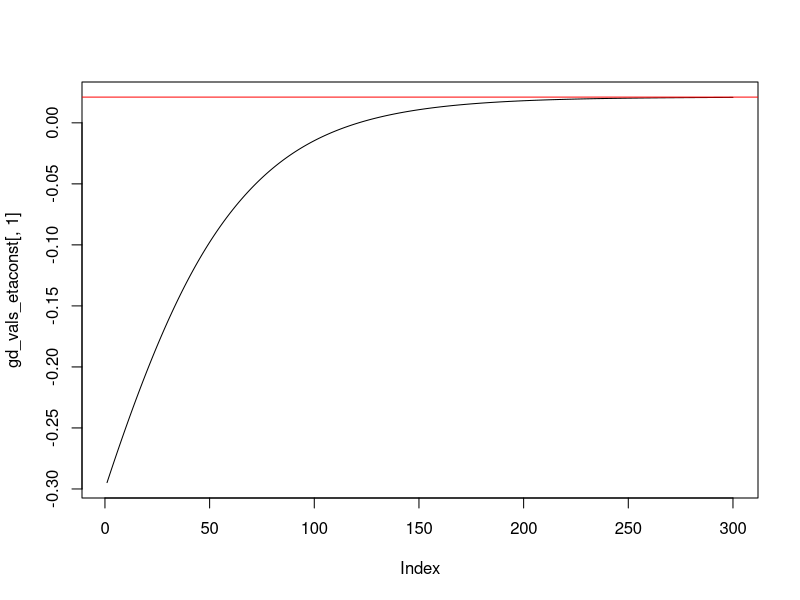
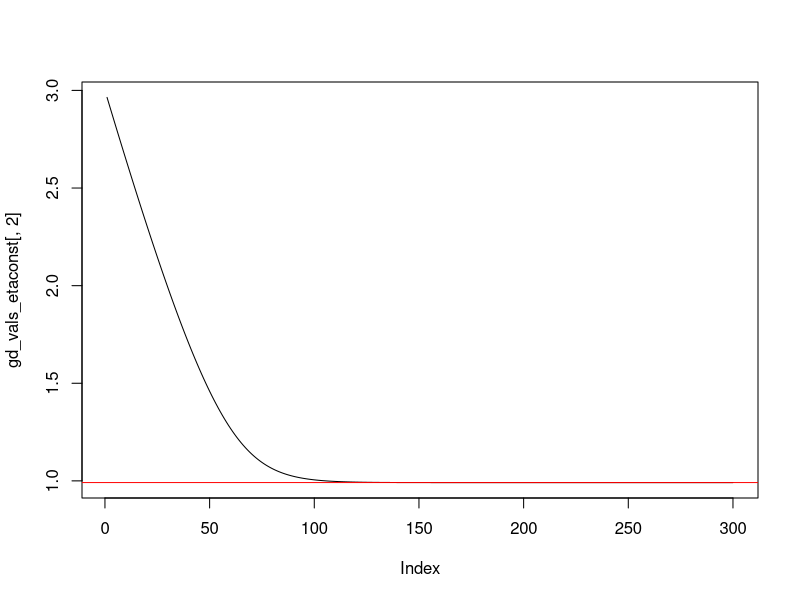
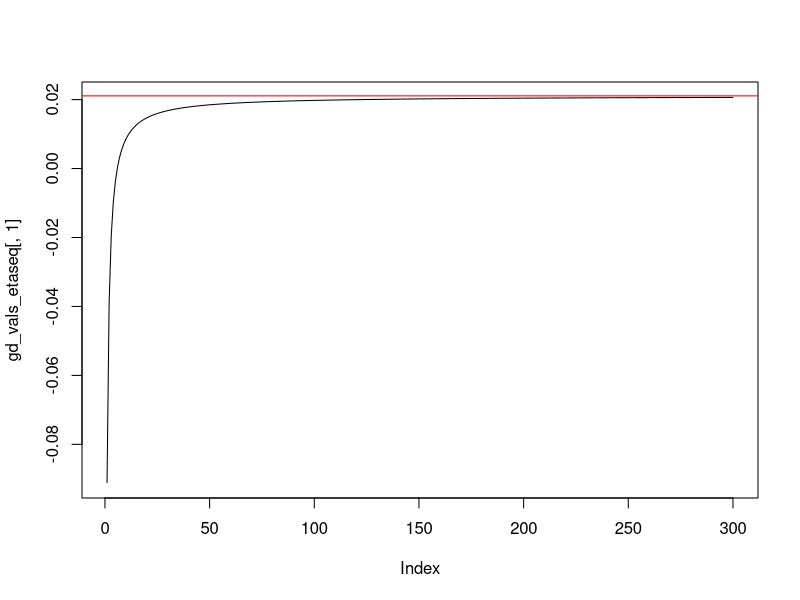
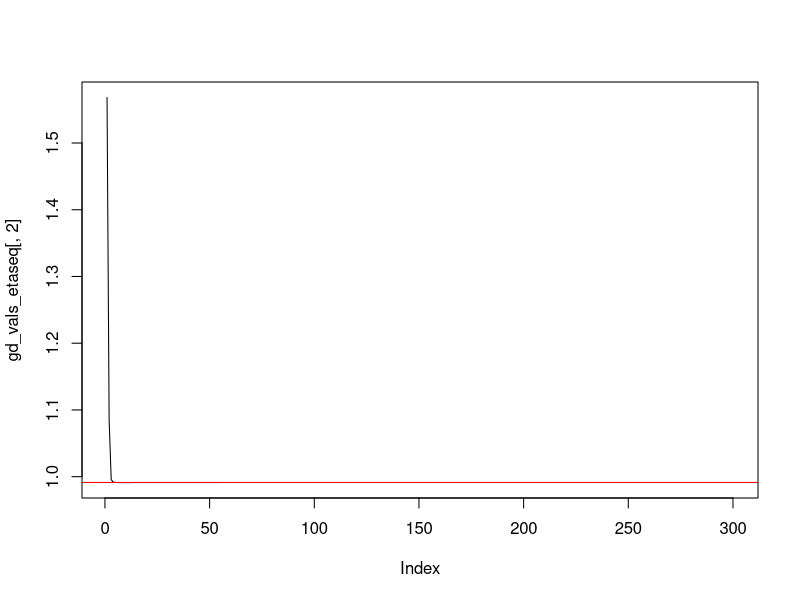
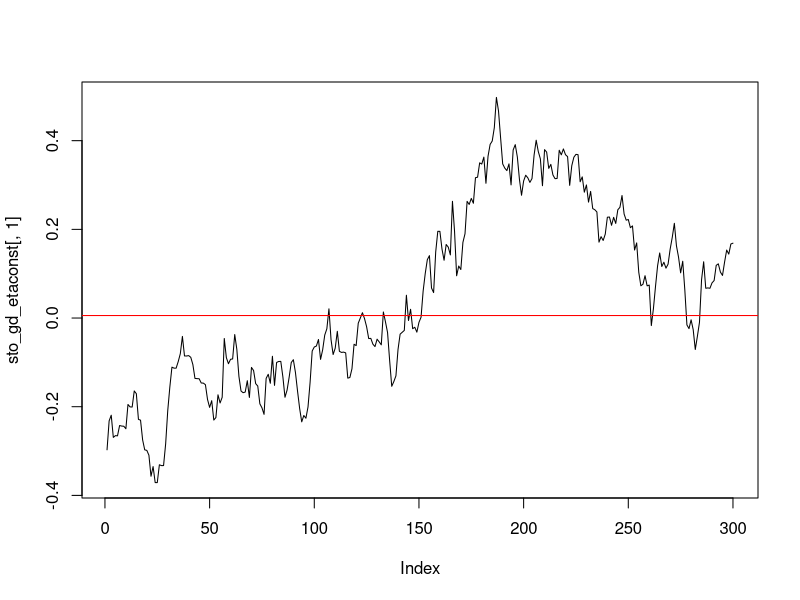
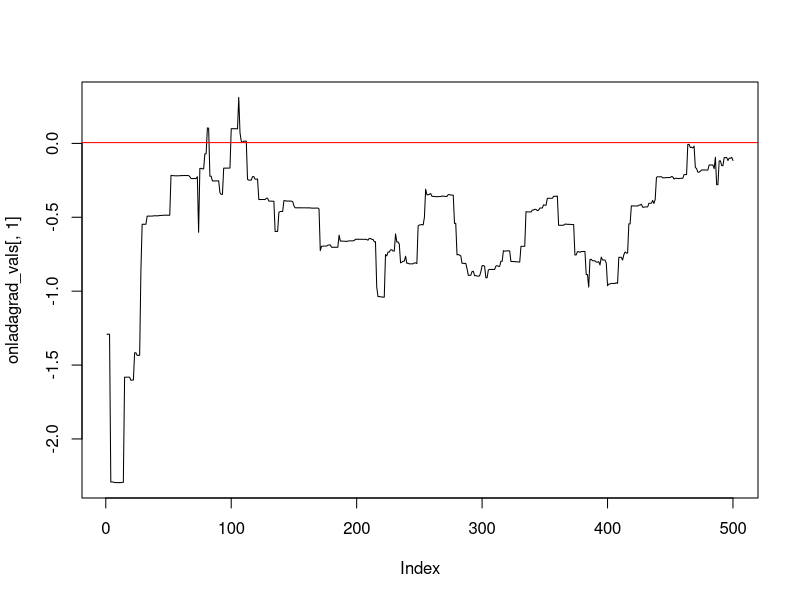
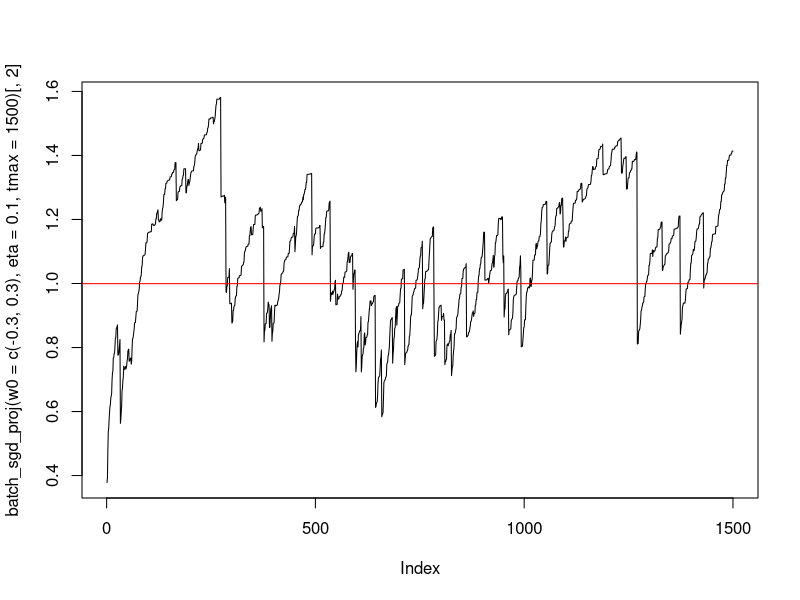
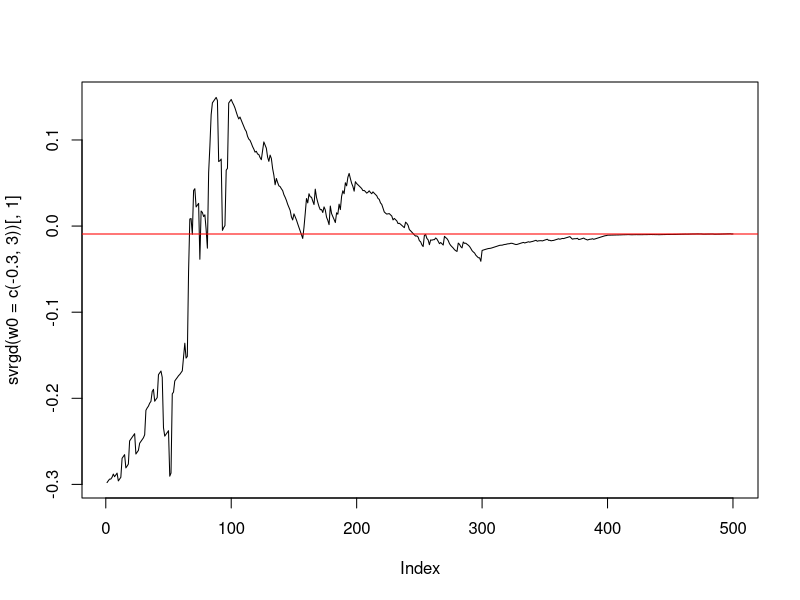

Generate these figures, in order, with R:
# Data Generation and Useful Functions
library(numDeriv)
library(nloptr)
library(knitr)

set.seed(2023)

data_generating_model = function(n,w) {
  z = rep(NaN, times=n*2)
  z = matrix(z, nrow = n, ncol = 2)
  z[,1] = runif(n, min = -10, max = 10)
  p = w[1] + w[2]*z[,1] 
  p = exp(p) / (1+exp(p))
  z[,2] = rbinom(n, size = 1, prob = p)
  return(z)
}

n_obs = 500
w_true = c(0,1)  
z_obs = data_generating_model(n = n_obs, w = w_true) 
w_true = as.numeric(glm(z_obs[,2]~1+z_obs[,1],family="binomial")$coefficients)

prediction_rule = function(x,w) {
  h = w[1]+w[2]*x
  h = exp(h) / (1.0 + exp(h))
  return (h)
}

loss_fun = function(w,z) {
  x = z[1]
  y = z[2]
  h = prediction_rule(x,w)
  ell = -y*log(h) - (1-y)*log(1-h)
  return (ell)
}

empirical_risk_fun = function(w,z,n) {
  x = z[,1]
  y = z[,2]
  R = 0.0
  for (i in 1:n) {
    R = R + loss_fun(w,z[i,])
  }
  R = R / n
  return (R)
}

learning_rate = function(t, t0 = 3){
  eta = t0/t
  return(eta)
}

grad_loss_fun = function(w,z) {
  x = z[1]
  y = z[2]
  h = prediction_rule(x,w)
  grd = c(h-y, (h-y)*x)
  return (grd)
}

grad_risk_fun = function(w,z,n) {
  grd = 0.0
  for (i in 1:n) {
    grd = grd + grad_loss_fun(w,z[i,])
  }
  grd = grd / n
  return (grd)
}

w = c(-0.1, 1.5)
grad_risk_fun(w, z_obs, n_obs)

w = c(-0.3, 0.3)

erf_deriv = function(w){
  erf_fun = function(w, z = z_obs, n = n_obs){
    return(empirical_risk_fun(w, z, n))
  }
  derv = numDeriv::grad(erf_fun, w)
  return(derv)
}


# Gradient Descent
gd = function(w0, tmax = 300, eta = 0.5){
  wt = w0
  chain = c()
  for (i in 1:tmax){
    wt = wt - eta*erf_deriv(wt)
    chain = rbind(chain, wt)  
  }
  return(chain)
}

gd_vals_etaconst = gd(w0 = c(-0.3, 3))

plot(gd_vals_etaconst[,1], type = 'line') + abline(h = w_true[1], col = 'red')

plot(gd_vals_etaconst[,2], type = 'l') + abline(h = w_true[2], col = 'red')

gd_etaseq = function(w0, tmax = 300, t0){
  wt = w0
  chain = c()
  for (t in 1:tmax){
    wt = wt - learning_rate(t, t0)*erf_deriv(wt)
    chain = rbind(chain, wt)  
  }
  return(chain)
}

gd_vals_etaseq = gd_etaseq(w0 = c(-0.3, 3), t0 = 20)

plot(gd_vals_etaseq[,1], type = 'line') + abline(h = w_true[1], col = 'red')

plot(gd_vals_etaseq[,2], type = 'line') + abline(h = w_true[2], col = 'red')


# Batch Stochasitic Gradient Descent
n_obs = 1000000
w_true = c(0,1)  
z_obs = data_generating_model(n = n_obs, w = w_true)
w_true = as.numeric(glm(z_obs[,2]~1+z_obs[,1],family ="binomial")$coefficients)

batch_sto_gd = function(w0, 
                   tmax = 300, 
                   eta = 0.5, 
                   m = 10){
  wt = w0
  chain = c()
  
  for (t in 1:tmax){
  J = sample.int(n = n_obs, size = m, replace = TRUE)
  
  if(m == 1){ #i.e online SGD
    zbatch = matrix(z_obs[J,],1,2)
  } else{  #i.e batch SGD
    zbatch = z_obs[J,]
  }
  
  wt = wt - eta*grad_risk_fun(wt, zbatch, m)   
  chain = rbind(chain, wt)
  }
  
  return(chain)
}

sto_gd_etaconst = batch_sto_gd(w0 = c(-0.3, 3))

plot(sto_gd_etaconst[,1], type = 'l') + abline(h = w_true[1], col = 'red')

# AdaGrad
set.seed(2023)
n_obs = 1000000
w_true = c(0,1)  
z_obs = data_generating_model(n = n_obs, w = w_true)
w_true = as.numeric(glm(z_obs[,2]~1+z_obs[,1],family="binomial")$coefficients)

adagrad = function(w0, tmax, eta, m, eps){
  wt = w0
  chain = c()
  
  G = rep(0.0, times=length(w))
  
  for (t in 1:tmax){
    J = sample.int(n = n_obs, size = m, replace = TRUE)
    
    if (m ==1){   # online AdaGrad
      zbatch = matrix(z_obs[J,],1,2)
    } else{       # batch AdaGrad
      zbatch = z_obs[J,]
    }
    
    G = G + (grad_risk_fun(wt, zbatch, m))^2
    
    wt = wt - eta*(1/sqrt(G + eps))*grad_risk_fun(wt, zbatch, m)   
    chain = rbind(chain, wt)
  }
  
  return(chain) 
}

onladagrad_vals = adagrad(w0=c(-0.3,3), tmax=500, eta=1, m=1, eps=1e-06)
plot(onladagrad_vals[,1], type = 'line') + abline(h = w_true[1], col = 'red')

# Batch SGD with projection
n_obs = 1000000
w_true = c(0,1)  
z_obs = data_generating_model(n = n_obs, w = w_true)
w_true = as.numeric(glm(z_obs[,2]~ 1+z_obs[,1],family="binomial")$coefficients)

boundary = 2.0 # this is the value |w|_{2}^{2} <= boundary
# auxiliary functions to compute the projection
eval_f0 = function( w_proj, w_now ){ 
  return( sqrt(sum((w_proj-w_now)^2)) )
}
eval_grad_f0 = function( w, w_now ){ 
  return( c( 2*(w[1]-w_now[1]), 2*(w[2]-w_now[2]) ) )
}
eval_g0 = function( w_proj, w_now) {
  return( sum(w_proj^2) -(boundary)^2 )
}
eval_jac_g0 = function( x, w_now ) {
  return(   c(2*w[1],2*w[2] )  )
}

w = c(-0.1,0.3)
out = nloptr(x0=c(0.0,0.0),
              eval_f=eval_f0,
              eval_grad_f=eval_grad_f0,
              eval_g_ineq = eval_g0,
              eval_jac_g_ineq = eval_jac_g0, 
              w_now=w,
              opts = list("algorithm" = "NLOPT_LD_MMA",
                          "xtol_rel"=1.0e-8) 
)

batch_sgd_proj = function(w0, 
                           tmax = 1000, 
                           eta = 0.1, 
                           m = 1){
  wt = w0
  chain = c()
  
  for (t in 1:tmax){
    J = sample.int(n = n_obs, size = m, replace = TRUE)
    
    if(m == 1){ # online SGD
      zbatch = matrix(z_obs[J,],1,2)
    } else{     # batch SGD
      zbatch = z_obs[J,]
    }
    
    wt = wt - eta*grad_risk_fun(wt, zbatch, m)
    
    out = nloptr(x0=c(0.0,0.0),
                  eval_f=eval_f0,
                  eval_grad_f=eval_grad_f0,
                  eval_g_ineq = eval_g0,
                  eval_jac_g_ineq = eval_jac_g0, 
                  w_now=wt,
                  opts = list("algorithm" = "NLOPT_LD_MMA",
                              "xtol_rel"=1.0e-8)
    )
    
    wt = out$solution
    chain = rbind(chain, wt)
  }
  
  return(chain)
}

plot(batch_sgd_proj(w0 = c(-0.3, 0.3), eta = 0.1, tmax = 1500)[,2],
     type = 'line') + abline(h = w_true[2], col = 'red')

# Stochastic Variance Reduced Gradient Descent
set.seed(2023)
n_obs = 100000
w_true = c(0,1)  
z_obs = data_generating_model(n = n_obs, w = w_true)
w_true = as.numeric(glm(z_obs[,2]~ 1+ z_obs[,1],family = "binomial" )$coefficients)

svrgd = function(w0, tmax = 500, eta = 0.5, kppa = 100, m = 1){
  wt = w0
  chain = c()
  cv_w = wt
  
  erf_fun = function(wt, z = z_obs, n=n_obs) {
    return( empirical_risk_fun(wt, z, n) ) 
  }
  
  cv_grad_risk = numDeriv::grad( erf_fun, cv_w ) # control variate
  
  for (t in 1:tmax){
    J = sample.int(n = n_obs, size = m, replace = TRUE)
    
    if(m == 1){   # online SGD
      zbatch = matrix(z_obs[J,],1,2)
    } else{       # batch SGD
      zbatch = z_obs[J,]
    }
    
    erf_fun = function(wt, z = zbatch, n=m) {
      return( empirical_risk_fun(wt, z, n) ) 
    }
    
    wt = wt - eta*(numDeriv::grad( erf_fun,wt) - numDeriv::grad(erf_fun,cv_w) + cv_grad_risk)
    chain = rbind(chain, wt)
  
  if ( (t %% kppa) == 0) {
    cv_w = wt  
    erf_fun = function(wt, z = z_obs, n=n_obs) {
      return( empirical_risk_fun(wt, z, n) ) 
    }
    cv_grad_risk = numDeriv::grad( erf_fun, cv_w ) # control variate
    }
  }
  return(chain)
}

plot(svrgd(w0 = c(-0.3, 3.0))[,1], type = 'line') + abline(h = w_true[1], col = 'red')
